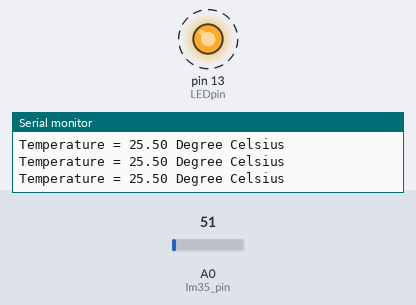
Bench run of a sketch on a simulated Arduino Uno, built with avr-gcc and run on an emulated ATmega328P. Parts: output pins drawn as LEDs (lit = HIGH), the last lines printed to the serial monitor. Dashed ring = blinking. The test bench sets the inputs (shaded band); at power-on: A0 (lm35_pin) = 51.

Above: at 0.89 s.
1.3 s: A0 (lm35_pin) set to 61
At 2.2 s:
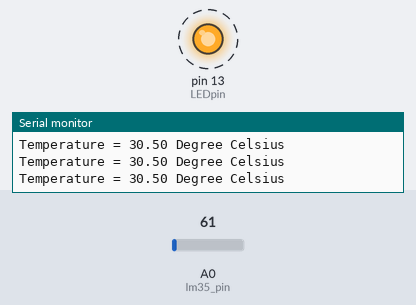
4.3 s: A0 (lm35_pin) set to 21
At 4.71 s:
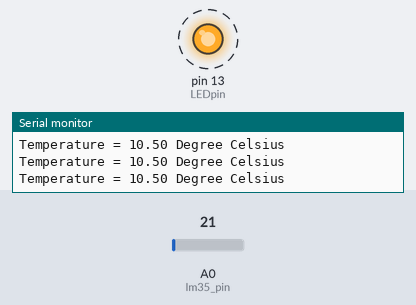
7.3 s: A0 (lm35_pin) set to 17
Timing chart, 0 to 16.3 s (numbered marks = the images above; inputs shaded):
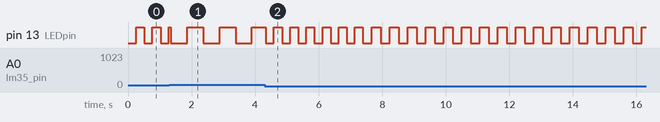

The sketch:

Assignment_1.ino
```cpp
#include<NoDelay.h>    // NoDelay library
noDelay LEDtime(250);   //Create a noDelay varible set to 250ms
noDelay LEDtime1(500);  //Create a noDelay varible set to 500ms

const int lm35_pin = A0;  /* LM35 O/P pin */
int LEDpin = 13;         // arduino on board led pin is D13
int ledState = LOW;     //initially i take led state is low
void setup() {
  Serial.begin(9600);   // initiallize serial debug
   pinMode(LEDpin, OUTPUT);   // set the mode of on board led  D13 is  output mode
}

void loop() {
  int temp_adc_val;   // I take variable for store the values
  float temp_val;    // I take another variable for store the values
  temp_adc_val = analogRead(lm35_pin);  /* Read Temperature */
  temp_val = (temp_adc_val * 5.0);    /* Convert adc value to equivalent voltage */
  temp_val = (temp_val/10);   /* LM35 gives output of 10mv/°C */

  Serial.print("Temperature = "); // monitoring the values on serial monitoring
  Serial.print(temp_val);
  Serial.print(" Degree Celsius\n");


 if(temp_val<30)
 {
  if(LEDtime.update())  //Checks to see if set time has past
  {
    // if the LED is off turn it on and vice-versa:
    if (ledState == LOW)
      ledState = HIGH;
    else
      ledState = LOW;

    // set the LED with the ledState of the variable:
    digitalWrite(LEDpin, ledState);

  }
} if(temp_val>30)
 {
  if(LEDtime1.update())   //Checks to see if set time has past
  {
    // if the LED is off turn it on and vice-versa:
    if (ledState == LOW)
      ledState = HIGH;
    else
      ledState = LOW;

    // set the LED with the ledState of the variable:
    digitalWrite(LEDpin, ledState);

  }
 }
}
```

Measured:
- after the input at 1.3 s, pin 13 (LEDpin): alternates HIGH for 0.51 s and LOW for 0.51 s, starting after 0.05 s
- after the input at 4.3 s, pin 13 (LEDpin): alternates HIGH for 0.25 s and LOW for 0.25 s, starting at once
- by itself, pin 13 (LEDpin): alternates HIGH for 0.25 s and LOW for 0.25 s
